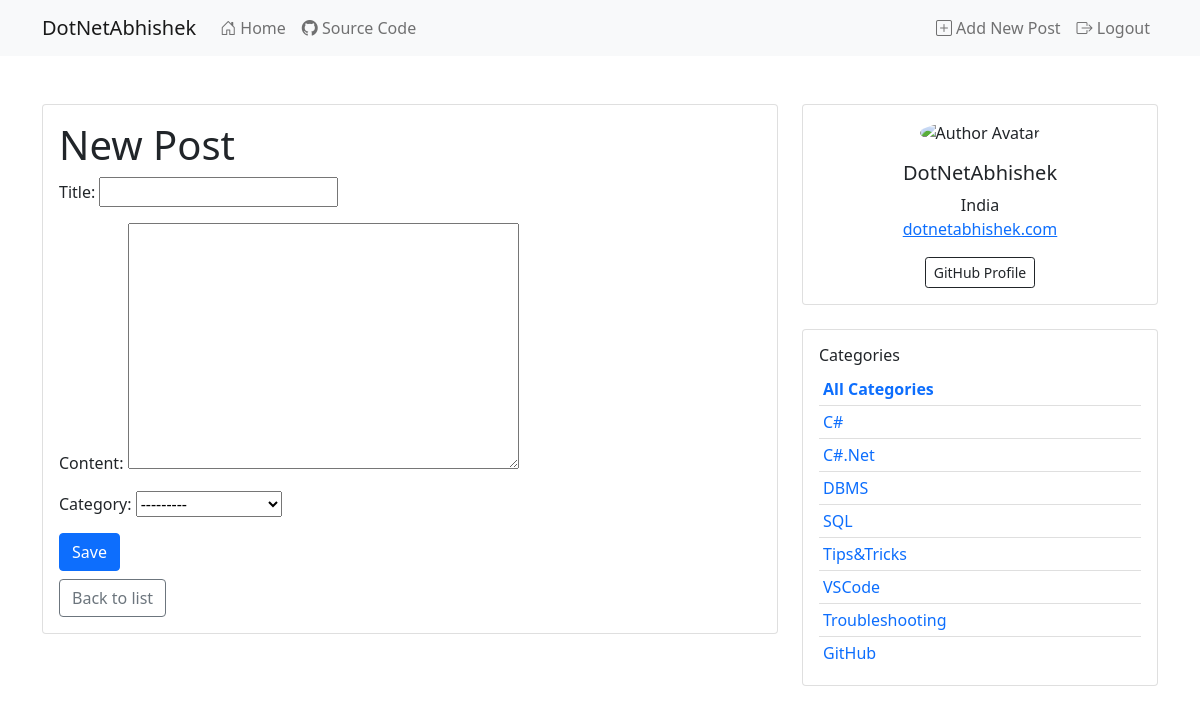
The app's page /post/new/ (signed in) with its own data.
### blog/models.py (models this page shows)
class Category(models.Model):
	name = models.CharField(max_length=100, unique=True)
	description = models.TextField(blank=True)
	def __str__(self):
		return self.name

### blog/views.py (the view)
# urls.py: path('post/new/', views.post_create, name='post_create'),
@login_required
def post_create(request):
	if request.method == 'POST':
		form = BlogPostForm(request.POST)
		if form.is_valid():
			post = form.save(commit=False)
			post.author = request.user
			post.save()
			return redirect('post_detail', pk=post.pk)
	else:
		form = BlogPostForm()
	categories = Category.objects.all()
	return render(request, 'blog/post_form.html', {'form': form, 'categories': categories})

### blog/forms.py
class BlogPostForm(forms.ModelForm):
    class Meta:
        model = BlogPost
        fields = ['title', 'content', 'category']

### blog/templates/blog/post_form.html (shortened to what this page needs)
{% extends 'base.html' %}
{% block content %}
  <div class="card">
    <div class="card-body">
      <h1 class="card-title">{% if form.instance.pk %}Edit{% else %}New{% endif %} Post</h1>
      <form method="post">
        {{ form.as_p }}
        <button type="submit" class="btn btn-primary">Save</button>
      </form>
      <a href="{% url 'post_list' %}" class="btn btn-outline-secondary mt-2">Back to list</a>
    </div>
  </div>
{% endblock %}

### blog/templates/base.html (shortened to what this page needs)
<!DOCTYPE html>
<html lang="en">
<head>
    <link href="https://cdn.jsdelivr.net/npm/bootstrap@5.0.2/dist/css/bootstrap.min.css" rel="stylesheet">
    <link rel="stylesheet" href="https://cdn.jsdelivr.net/npm/bootstrap-icons@1.10.5/font/bootstrap-icons.css">
</head>
<body>
        <nav class="navbar navbar-expand-lg navbar-light bg-light mb-4">
            <div class="container">
                <a class="navbar-brand" href="{% url 'post_list' %}">DotNetAbhishek</a>
                <div class="collapse navbar-collapse" id="navbarNav">
                    <ul class="navbar-nav me-auto mb-2 mb-lg-0">
                        <li class="nav-item">
                            <a class="nav-link" href="{% url 'post_list' %}"><i class="bi bi-house-door"></i> Home</a>
                        </li>
                        <li class="nav-item">
                            <a class="nav-link" href="https://github.com/ashriv2020/cosample-django-app" target="_blank"><i class="bi bi-github"></i> Source Code</a>
                        </li>
                    </ul>
                    <ul class="navbar-nav">
                        {% if user.is_authenticated %}
                            <li class="nav-item">
                                <a class="nav-link" href="{% url 'post_create' %}"><i class="bi bi-plus-square"></i> Add New Post</a>
                            </li>
                            <li class="nav-item">
                                <a class="nav-link" href="{% url 'logout' %}"><i class="bi bi-box-arrow-right"></i> Logout</a>
                            </li>
                        {% else %}
                            <li class="nav-item">
                                <a class="nav-link" href="{% url 'login' %}"><i class="bi bi-box-arrow-in-right"></i> Login</a>
                            </li>
                        {% endif %}
                    </ul>
                </div>
            </div>
        </nav>
        <div class="container py-4">
            <div class="row">
                <div class="col-lg-8 col-md-7">
                    {% block content %}{% endblock %}
                </div>
                <div class="col-lg-4 col-md-5">
                    <div class="card mb-4">
                        <div class="card-body text-center">
                            <img src="https://avatars.githubusercontent.com/u/50742393?v=4" alt="Author Avatar" class="rounded-circle mb-3" width="100" height="100">
                            <h5 class="card-title">DotNetAbhishek</h5>
                            <p class="card-text">India<br><a href="http://dotnetabhishek.com/" target="_blank">dotnetabhishek.com</a></p>
                            <a href="https://github.com/ashriv2020" target="_blank" class="btn btn-outline-dark btn-sm">GitHub Profile</a>
                        </div>
                    </div>
                    <div class="card">
                        <div class="card-body">
                            <h6 class="card-title">Categories</h6>
                            <ul class="list-group list-group-flush">
                                <li class="list-group-item p-1"><a href="{% url 'post_list' %}" class="text-decoration-none fw-bold">All Categories</a></li>
                                {% for category in categories %}
                                    <li class="list-group-item p-1">
                                        <a href="{% url 'posts_by_category' category.id %}" class="text-decoration-none">{{ category.name }}</a>
                                    </li>
                                {% empty %}
                                    <li class="list-group-item p-1">No categories</li>
                                {% endfor %}
                            </ul>
                        </div>
                    </div>
                </div>
            </div>
        </div>
</body>
</html>

### records on screen
Category: name "C#"
Category: name "C#.Net"
Category: name "DBMS"
Category: name "SQL"
Category: name "Tips&Tricks"
Category: name "VSCode"
Category: name "Troubleshooting"
Category: name "GitHub"
